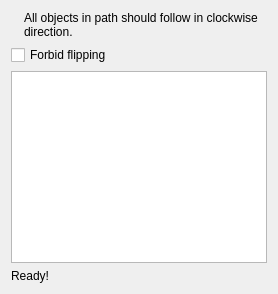
     <widget class="QWidget" name="tabMainPath">
      <attribute name="title">
       <string>Main path</string>
      </attribute>
      <layout class="QVBoxLayout" name="verticalLayout_2">
       <item>
        <layout class="QHBoxLayout" name="horizontalLayout_8">
         <item>
          <widget class="QLabel" name="label_3">
           <property name="sizePolicy">
            <sizepolicy hsizetype="Fixed" vsizetype="Preferred">
             <horstretch>0</horstretch>
             <verstretch>0</verstretch>
            </sizepolicy>
           </property>
           <property name="text">
            <string/>
           </property>
           <property name="pixmap">
            <pixmap resource="../../../../vmisc/share/resources/icon.qrc">:/icon/32x32/clockwise.png</pixmap>
           </property>
          </widget>
         </item>
         <item>
          <widget class="QLabel" name="label_4">
           <property name="text">
            <string>All objects in path should follow in clockwise direction.</string>
           </property>
           <property name="wordWrap">
            <bool>true</bool>
           </property>
          </widget>
         </item>
        </layout>
       </item>
       <item>
        <widget class="QCheckBox" name="checkBoxForbidFlipping">
         <property name="toolTip">
          <string>Forbid piece be mirrored in a layout.</string>
         </property>
         <property name="text">
          <string>Forbid flipping</string>
         </property>
        </widget>
       </item>
       <item>
        <widget class="QListWidget" name="listWidgetMainPath">
         <property name="dragDropMode">
          <enum>QAbstractItemView::InternalMove</enum>
         </property>
        </widget>
       </item>
       <item>
        <widget class="QLabel" name="helpLabel">
         <property name="text">
          <string>Ready!</string>
         </property>
         <property name="textFormat">
          <enum>Qt::RichText</enum>
         </property>
         <property name="scaledContents">
          <bool>false</bool>
         </property>
        </widget>
       </item>
      </layout>
     </widget>
